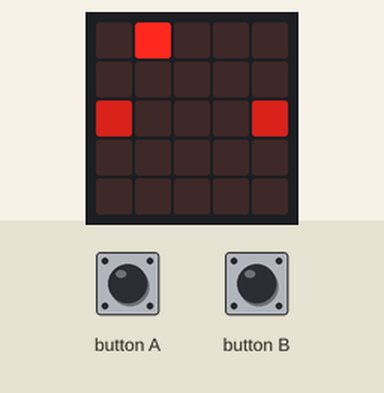
A program run on a simulated BBC micro:bit running MicroPython. Shown: the board's 5×5 LED display. Inputs (shaded band) come from the test bench. Random numbers come from a fixed seed.

Above: at 1.2 s.
1.3 s: button A pressed for 0.15 s
At 1.5 s:
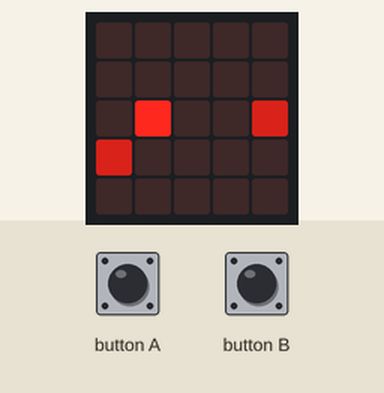
2.0 s: button B pressed for 0.15 s
At 2.1 s:
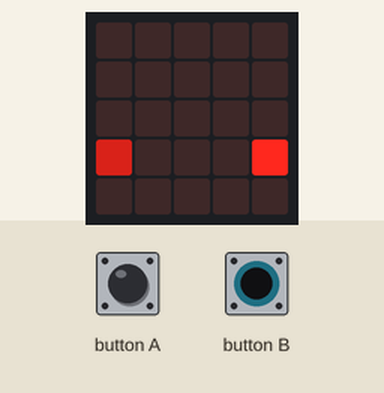
2.7 s: button A pressed for 1 s
At 2.9 s:
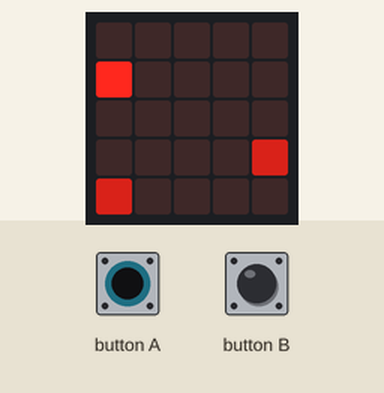
4.3 s: button B pressed for 1 s
At 4.51 s:
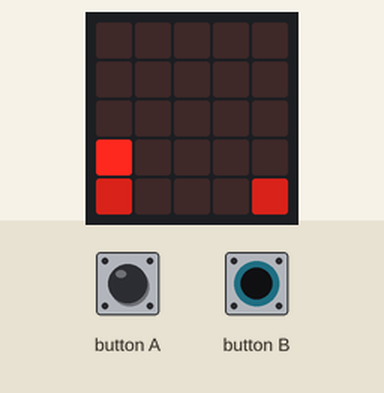
5.9 s: button A pressed for 0.15 s
At 6.11 s:
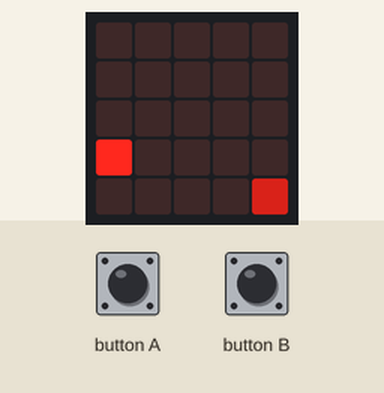
6.6 s: button B pressed for 0.15 s
At 6.72 s:
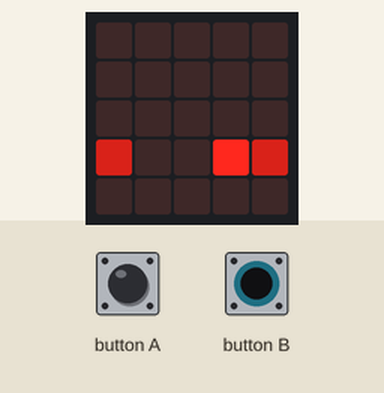
Timing chart, 0 to 9.6 s (numbered marks = the images above; inputs shaded):
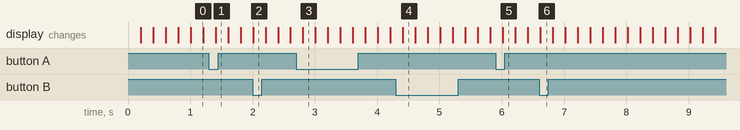

The program:

pong-button.py
```python
from microbit import *

import random


class Ball:

    def __init__(self, x, y, dx, dy):
        self.x = x
        self.y = y
        self.dy = dx
        self.dx = dy

    def move(self):
        display.set_pixel(self.x, self.y, 0)
        self.y += self.dy
        self.x += self.dx

        if(self.x == 0):
            self.dx = 1
            self.dy = random.choice([-1, 0, 1])
        if(self.x == 4):
            self.dx = -1
            self.dy = random.choice([-1, 0, 1])

        if(self.y == 0):
            self.dy = 1
        if(self.y == 4):
            self.dy = -1

    def show(self):
        display.set_pixel(self.x, self.y, 9)


class Player:

    def __init__(self, x, y):
        self.x = x
        self.y = y
        self.direction = 1

    def move(self):
        display.set_pixel(self.x, self.y, 0)
        self.y += self.direction
        if(self.y == 0):
            self.direction = 1
        if(self.y == 4):
            self.direction = -1

    def show(self):
        display.set_pixel(self.x, self.y, 5)


player_a = Player(0, 2)
player_b = Player(4, 2)
ball = Ball(2, 1, 1, 1)

while(True):
    player_a.show()
    player_b.show()
    ball.show()

    sleep(200)

    ball.move()
    if button_a.was_pressed():
        player_a.move()
    if button_b.was_pressed():
        player_b.move()
```
